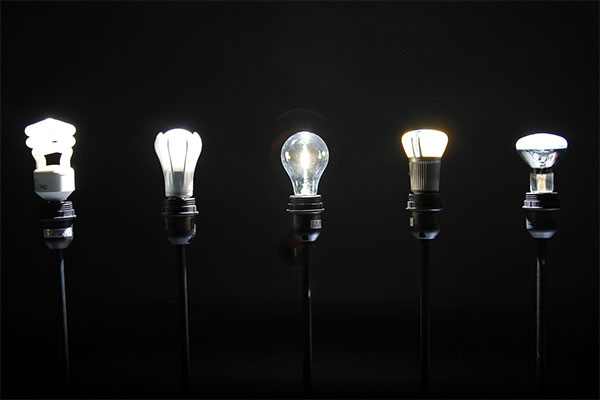
#> input picture anh5.jpg, 600 x 400 px
$ python bailuyen5.py
#> lines starting #> are read from the running program, lines starting #| are printed output that depends on the picture; after the words box and inside, x2 and y2 are one past the last pixel; in counts of white or black regions, pixels touching at a corner belong together; long printed decimals are rounded
# Bài luyện 5
# Đọc ảnh  I.
# 1. Hiển thị
# ảnh I.
import cv2
from cv2 import waitKey
import numpy as np
I = cv2.imread("anh5.jpg")
#> I is the input picture: shape (400, 600, 3); mean B, G, R 22.7, 22.7, 22.7
cv2.imshow("Anh goc",I)
# 2. Chuyển ảnh mầu I sang ảnh đa cấp xám với thành phần mầu (r,g,b) là  (0.39,0.5,0.11), được ma
# trận ảnh Ig. Hiển thị Ig. Tính mức xám trung bình của Ig.
I_red = I[:,:,2]
I_green = I[:,:,1]
I_blue = I[:,:,0]
def toGray(I):
    Ig=0.39*I_red+0.5*I_green+0.11*I_blue
    Ig=Ig.astype(dtype='uint8')
    return Ig
Ig = toGray(I)
cv2.imshow('Anh xam Ig',Ig)
print("Mức xám trung bình kênh V : ", np.mean(Ig))
#| Mức xám trung bình kênh V :  22.610
# 3. Chuyển  I sang dạng HSV được ảnh Ihsv. Xác định mức xám lớn nhất của kênh S của Ihsv.
Ihsv=cv2.cvtColor(I,cv2.COLOR_BGR2HSV)
#> Ihsv: shape (400, 600, 3); mean H, S, V 9.3, 6, 23.2
cv2.imshow('HSV', Ihsv)
print("Mức xam lon nhat kênh S : ", np.max(Ihsv[:, :, 1]))
#| Mức xam lon nhat kênh S :  255
# 4. Nhị phân ảnh Ig theo ngưỡng Otsu được ảnh nhị phân nền đen được ảnh Ib.
# Hiển thị ảnh Ib.
Ib = Ig
cv2.threshold(Ib,90,255,cv2.THRESH_OTSU)
cv2.imshow('Den trang Otsu ',Ib)
# 5. Xác định  contour của Ib, tìm giá trị max của contour có chu vi lớn nhất. Vẽ các contours có chu vi > max/5 lên ảnh gốc I với mầu (255,0,255). Hiển thị.
I_copy = I.copy()
contours, hierarchy = cv2.findContours(Ib,cv2.RETR_TREE, cv2.CHAIN_APPROX_SIMPLE)
#> contours = 244 contours, 202 with area under 20; largest, box (x1, y1, x2, y2) and area: (0, 0, 600, 400) 239001, (0, 319, 249, 400) 1215, (460, 351, 600, 400) 404, (447, 396, 595, 400) 402, (180, 394, 249, 400) 208
cv2.drawContours(I_copy, contours, -1,(0,255,0), 2)
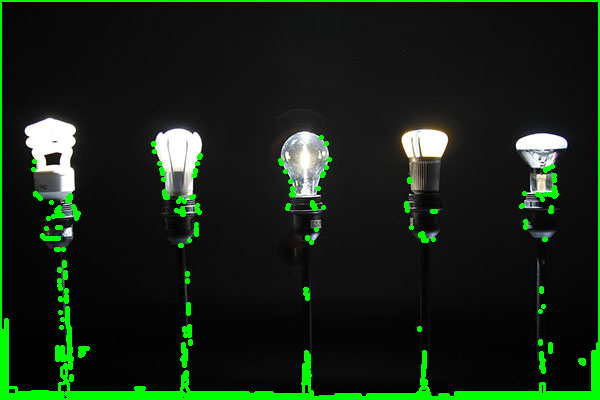
#> I_copy: shape (400, 600, 3); 5.76% of pixels changed, all inside (x1, y1, x2, y2) = (0, 0, 600, 400)
cv2.imshow('anh contour cua Ib', I_copy)

max_arc = 0.0
for cnt in contours:
    if cv2.arcLength(cnt, True) > max_arc:
        max_arc = cv2.arcLength(cnt, True)
#> this loop made 244 passes
#> (cnt, max_arc) on pass 1: ([[0, 0], [0, 399], [599, 399], [599, 0]], 1996)
#> cnt on passes 31, 38: [[5, 395], [6, 394], [7, 395], [6, 396]], [[302, 383], [303, 382], [304, 383], [303, 384]]
#> after the loop, max_arc = 1996

print('Max chu vi:', max_arc)
#| Max chu vi: 1996.0

I_copy = I.copy()
for cnt in contours:
    if cv2.arcLength(cnt, True) > max_arc/5:
        cv2.drawContours(I_copy, [cnt], -1, (0,0,255),2)
#> this loop made 244 passes
#> cnt on passes 1, 31, 38: [[0, 0], [0, 399], [599, 399], [599, 0]], [[5, 395], [6, 394], [7, 395], [6, 396]], [[302, 383], [303, 382], [304, 383], [303, 384]]
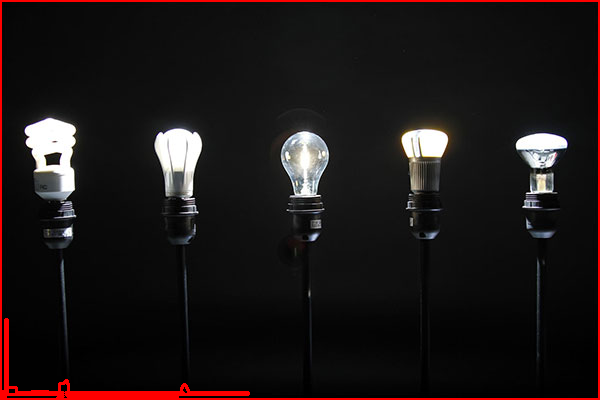
#> I_copy: shape (400, 600, 3); 2.5% of pixels changed, all inside (x1, y1, x2, y2) = (0, 0, 600, 400)

cv2.imshow('anh contour có chu vi > max/5', I_copy)
cv2.waitKey()
cv2.destroyAllWindows()
